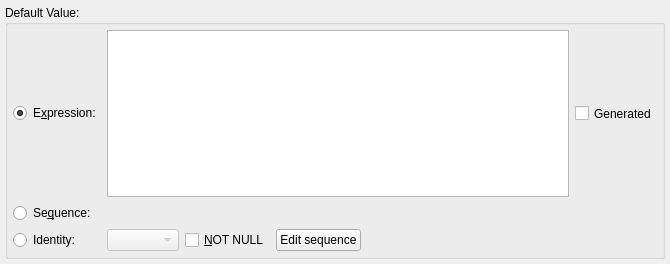
<?xml version="1.0" encoding="UTF-8"?>
<ui version="4.0">
 <class>ColumnWidget</class>
 <widget class="QWidget" name="ColumnWidget">
  <property name="geometry">
   <rect>
    <x>0</x>
    <y>0</y>
    <width>670</width>
    <height>264</height>
   </rect>
  </property>
  <layout class="QGridLayout" name="column_grid">
   <property name="leftMargin">
    <number>5</number>
   </property>
   <property name="topMargin">
    <number>5</number>
   </property>
   <property name="rightMargin">
    <number>5</number>
   </property>
   <property name="bottomMargin">
    <number>5</number>
   </property>
   <property name="spacing">
    <number>10</number>
   </property>
   <item row="0" column="0">
    <widget class="QGroupBox" name="default_value_grp">
     <property name="title">
      <string>Default Value:</string>
     </property>
     <layout class="QGridLayout" name="gridLayout">
      <property name="leftMargin">
       <number>5</number>
      </property>
      <property name="topMargin">
       <number>5</number>
      </property>
      <property name="rightMargin">
       <number>5</number>
      </property>
      <property name="bottomMargin">
       <number>5</number>
      </property>
      <item row="0" column="0">
       <widget class="QRadioButton" name="expression_rb">
        <property name="text">
         <string>E&amp;xpression:</string>
        </property>
        <property name="checked">
         <bool>true</bool>
        </property>
       </widget>
      </item>
      <item row="0" column="1" colspan="4">
       <layout class="QHBoxLayout" name="horizontalLayout">
        <item>
         <widget class="QPlainTextEdit" name="def_value_txt">
          <property name="sizePolicy">
           <sizepolicy hsizetype="Expanding" vsizetype="Preferred">
            <horstretch>0</horstretch>
            <verstretch>0</verstretch>
           </sizepolicy>
          </property>
          <property name="maximumSize">
           <size>
            <width>16777215</width>
            <height>16777215</height>
           </size>
          </property>
          <property name="frameShadow">
           <enum>QFrame::Sunken</enum>
          </property>
          <property name="lineWidth">
           <number>1</number>
          </property>
          <property name="midLineWidth">
           <number>0</number>
          </property>
          <property name="verticalScrollBarPolicy">
           <enum>Qt::ScrollBarAlwaysOff</enum>
          </property>
          <property name="horizontalScrollBarPolicy">
           <enum>Qt::ScrollBarAlwaysOff</enum>
          </property>
          <property name="tabChangesFocus">
           <bool>true</bool>
          </property>
         </widget>
        </item>
        <item>
         <widget class="QCheckBox" name="generated_chk">
          <property name="sizePolicy">
           <sizepolicy hsizetype="Fixed" vsizetype="Preferred">
            <horstretch>0</horstretch>
            <verstretch>0</verstretch>
           </sizepolicy>
          </property>
          <property name="text">
           <string>Generated</string>
          </property>
         </widget>
        </item>
       </layout>
      </item>
      <item row="1" column="0">
       <widget class="QRadioButton" name="sequence_rb">
        <property name="text">
         <string>Se&amp;quence:</string>
        </property>
       </widget>
      </item>
      <item row="2" column="0">
       <widget class="QRadioButton" name="identity_rb">
        <property name="text">
         <string>Identity:</string>
        </property>
       </widget>
      </item>
      <item row="2" column="1">
       <widget class="QComboBox" name="identity_type_cmb">
        <property name="enabled">
         <bool>false</bool>
        </property>
       </widget>
      </item>
      <item row="2" column="2">
       <widget class="QCheckBox" name="notnull_chk">
        <property name="sizePolicy">
         <sizepolicy hsizetype="Fixed" vsizetype="Preferred">
          <horstretch>0</horstretch>
          <verstretch>0</verstretch>
         </sizepolicy>
        </property>
        <property name="text">
         <string>&amp;NOT NULL</string>
        </property>
       </widget>
      </item>
      <item row="2" column="3">
       <widget class="QPushButton" name="edit_seq_btn">
        <property name="sizePolicy">
         <sizepolicy hsizetype="Preferred" vsizetype="Preferred">
          <horstretch>0</horstretch>
          <verstretch>0</verstretch>
         </sizepolicy>
        </property>
        <property name="toolTip">
         <string>Edit the underlying sequence's attributes</string>
        </property>
        <property name="text">
         <string>Edit sequence</string>
        </property>
        <property name="icon">
         <iconset resource="../../res/resources.qrc">
          <normaloff>:/icons/icons/sequence.png</normaloff>:/icons/icons/sequence.png</iconset>
        </property>
        <property name="iconSize">
         <size>
          <width>32</width>
          <height>32</height>
         </size>
        </property>
       </widget>
      </item>
      <item row="2" column="4">
       <spacer name="horizontalSpacer">
        <property name="orientation">
         <enum>Qt::Horizontal</enum>
        </property>
        <property name="sizeHint" stdset="0">
         <size>
          <width>40</width>
          <height>20</height>
         </size>
        </property>
       </spacer>
      </item>
     </layout>
    </widget>
   </item>
  </layout>
 </widget>
 <tabstops>
  <tabstop>expression_rb</tabstop>
  <tabstop>def_value_txt</tabstop>
  <tabstop>sequence_rb</tabstop>
 </tabstops>
 <resources>
  <include location="../../res/resources.qrc"/>
  <include location="../../res/resources.qrc"/>
  <include location="../../res/resources.qrc"/>
 </resources>
 <connections/>
</ui>
